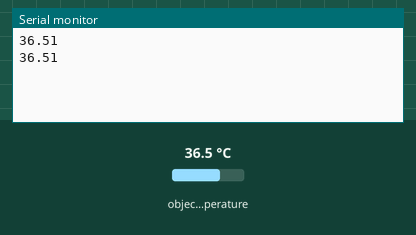
Simulated run of this sketch. Board: Arduino Uno, built with avr-gcc and run on an emulated ATmega328P. Parts: the last lines printed to the serial monitor. Inputs (shaded band) come from the test bench; at power-on: object temperature 36.5 °C.

Above: at 1.8 s.
1.9 s: object temperature set to 20 °C
At 2.8 s:
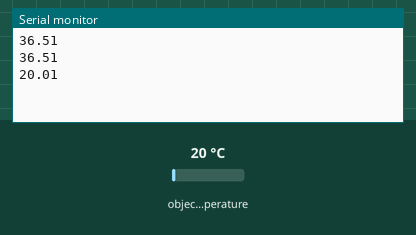
3.4 s: object temperature set to 26 °C
At 4.8 s:
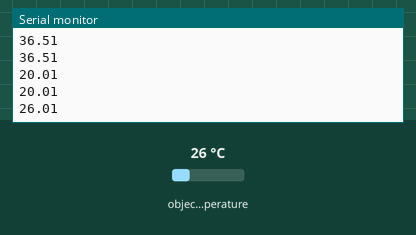
Timing chart, 0 to 6.4 s (numbered marks = the images above; inputs shaded):
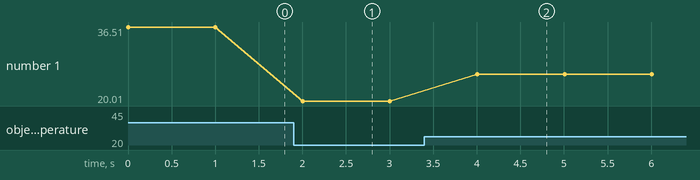

Measured:
- after the input at 1.9 s, the serial monitor: prints a new line after 0.10 s (image 1)
- after the input at 3.4 s, the serial monitor: prints a new line after 0.61 s (image 2)
- plotted number 1: 36.51 → 20.01 after the input at 1.9 s, 20.01 → 26.01 after the input at 3.4 s

The sketch:

MSER_2.0_MLX90614_test.ino
```cpp
#include <Wire.h>
#include <Adafruit_MLX90614.h>

Adafruit_MLX90614 mlx = Adafruit_MLX90614();

void setup() {
  Serial.begin(115200);
  while (!Serial);

  if (!mlx.begin()) {
    Serial.println("Sensor not found. Check wiring!");
    while (1);
  }
}

void loop() {
  Serial.println(mlx.readObjectTempC());
  delay(1000);  // 1 second delay
}
```
